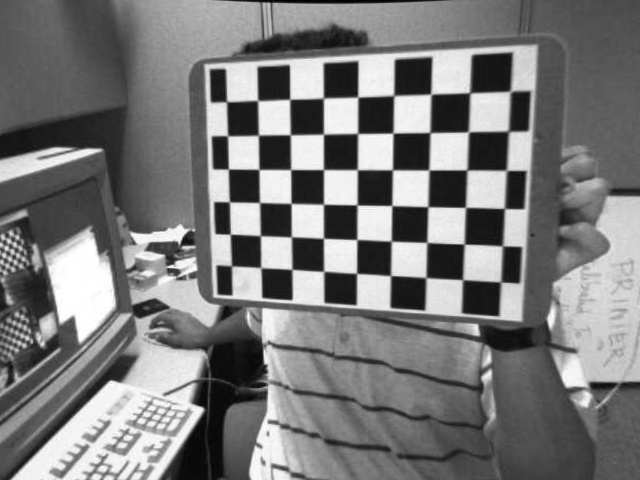
#> input picture #08 - StereoVision/left_rectified.jpg, 640 x 480 px
$ python ex6.py
#> lines starting #> are read from the running program, lines starting #| are printed output that depends on the picture
import numpy as np
import cv2

# Load rectified images (ensure these are grayscale)
imgL_rectified = cv2.imread('left_rectified.jpg', cv2.IMREAD_GRAYSCALE)
#> imgL_rectified is the input picture: shape (480, 640); min 0, max 255, mean 122.1
imgR_rectified = cv2.imread('right_rectified.jpg', cv2.IMREAD_GRAYSCALE)
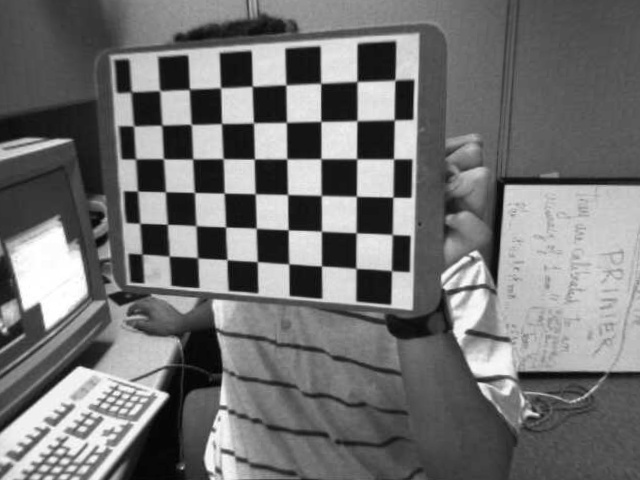
#> input picture #08 - StereoVision/right_rectified.jpg, 640 x 480 px
#> imgR_rectified is the input picture: shape (480, 640); min 0, max 255, mean 114.5

# Initialize StereoBM with specified parameters
numDisparities = 16 * 5  # Must be divisible by 16
blockSize = 21  # Size of the block window. Must be an odd number >= 5
stereo = cv2.StereoBM_create(numDisparities=numDisparities, blockSize=blockSize)

# Compute the disparity map
disparity = stereo.compute(imgL_rectified, imgR_rectified)
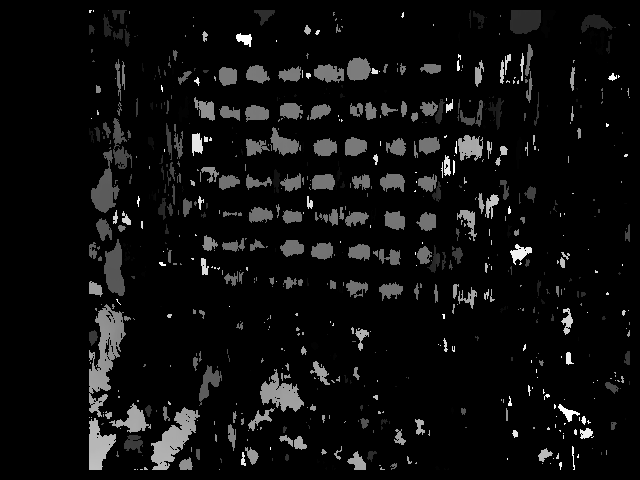
#> disparity: shape (480, 640) int16; min -16, max 1264, mean 54.3; drawn with min black and max white

# Normalize the disparity map to display as an 8-bit image
disparity_normalized = cv2.normalize(disparity, None, alpha=0, beta=255, norm_type=cv2.NORM_MINMAX)
disparity_display = np.uint8(disparity_normalized)

# Display the results
cv2.imshow("Left Image - Rectified", imgL_rectified)
cv2.imshow("Right Image - Rectified", imgR_rectified)
cv2.imshow("Disparity Map", disparity_display)

cv2.waitKey(0)
cv2.destroyAllWindows()
